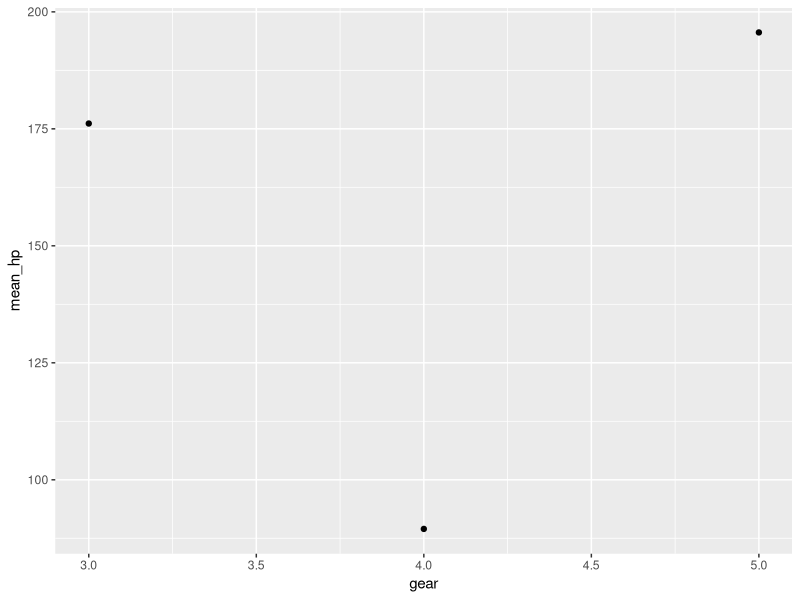

Write the R code that produced this figure.
## ---- chunk 1
library(knitr)
library(stringr)
library(dplyr)
# set project directory to parent directory of this script 
project_dir <- normalizePath("../")
#print(project_dir)

# get name of file during knitting and strip
rmd_filename <- str_remove(knitr::current_input(),"\\.Rmd")
print(rmd_filename)

knitr::opts_knit$set(base.dir = project_dir, base.url = "/") # project root folder
knitr::opts_chunk$set(fig.path = str_c("rmd_images/",rmd_filename,"/"),echo=TRUE) # image path
## ---- chunk 2

# Get top x rows after sorting by variable var
get_stats <- function(data,group_var,measure_var) {
  #deparse(substitute(measure_var))
  
  label <- str_c(deparse(substitute(measure_var)),"_max")
  
  return( data %>% group_by({{group_var}}) %>%
            summarize( {{label}} := max({{measure_var}}) ))
}

cyl_hp_stats <- mtcars %>% get_stats(cyl,hp)
## ---- chunk 3
kable(cyl_hp_stats)
## ---- chunk 4
hp_calc <- function(data,variables) {
  variables <- rlang::syms(variables)
  
  return(data %>% group_by(!!!variables) %>%
           summarize(n=n(),
                     mean_hp=mean(hp),
                     min_hp=min(hp),
                     max_hp=max(hp))
         )
}
 
gear_hp <- mtcars %>% hp_calc(c('gear')) 
vs_am_hp <- mtcars %>% hp_calc(c('vs','am')) 
## ---- chunk 5
kable(gear_hp)

kable(vs_am_hp)
## ---- chunk 6
library(ggplot2)
ggplot(data=gear_hp) + geom_point(aes(x=gear,y=mean_hp))
